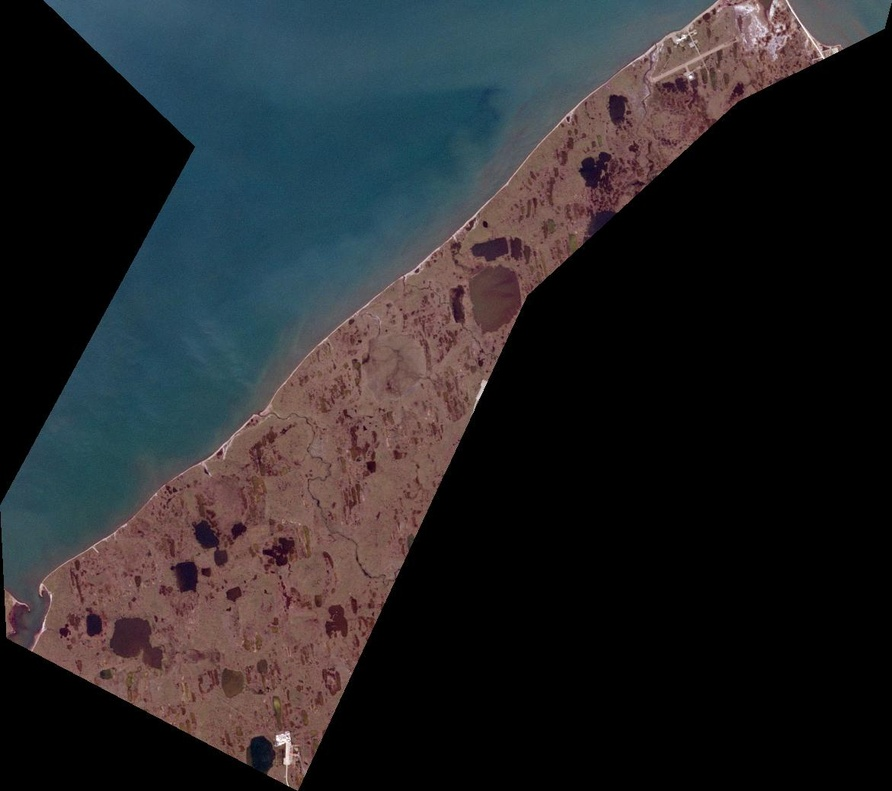
#> input picture good_images/output2.jpg, 892 x 791 px, shrunk from 1171 x 1039 before the run, found by its file name
$ jupyter execute 'Edge _process_overview.ipynb'
#> lines starting #> are read from the running program, lines starting #| are printed output that depends on the picture
# Edge Detection on Plant Imagery for North Alaskan Coast
This project is designed to create a method of detecting coastline
in a set of given satellite imagery from planet labs. Specifically
for the following code the coastlines that are being detected are
located in northern Alaska. With the goal for this project being
the accurate coastline detection of over 1000 km of northern Alaskan
coastline to measure coastal erosion.

To do this the following edge detection and threshold methods have
been used: Canny edge detection, Sobel Edge Detection,
Normalized Difference Water Index (NDWI), Holistically-Nested
Edge Detection, and ISODATA clustering. Each of these methods have
their strong and weak points when it comes to clustering. I will go
over a outline of how each method work, show the method results on
two sample images from the north Alaskan coast, and describe why
the method was either chosen for further use in the project or
dropped.

# Canny Edge Detection
Canny edge detection is a multi-stage process used to detect edge on
a wide array of images.

Step 1:
We first have to import opencv
then load in the image as grayscale

[cell 1]
import cv2
image = "/home/nelson/PycharmProjects/coastline_detection_with_LANDSAT/good_images/output2.jpg"
image = cv2.imread(image)
#> image is the input picture: shape (791, 892, 3); mean B, G, R 41.2, 38.6, 38.7
image = cv2.cvtColor(image, cv2.COLOR_BGR2GRAY)  # cv2.COLOR_BGR2GRAY one of opencv many color change options
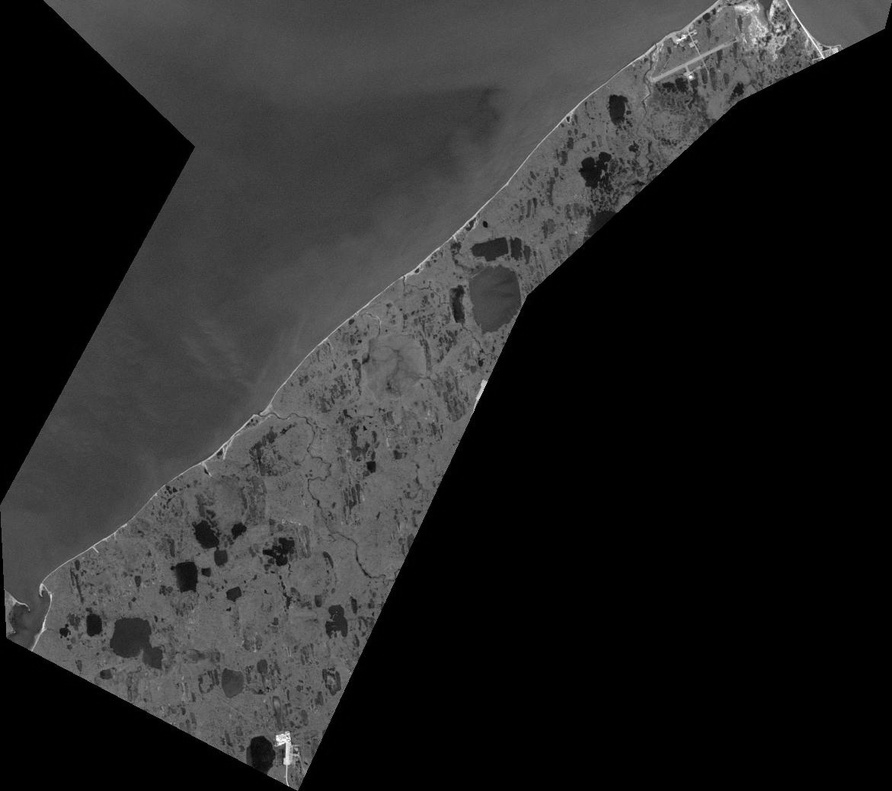
#> image: shape (791, 892); min 0, max 253, mean 38.9

Now we need to apply a blur to the image. I know that applying a blur
seems counter intuitive but it is useful for removing noise at the
edge locations of the image. For this example we will be using a
gaussian blur of size 5x5. This should remove most of the noise in
our image.

[cell 2]
blur = cv2.GaussianBlur(image, (5, 5), 0)

Now we can apply canny edge detection on the blurred image. Part of
canny edge detection is entering in the upper and lower bounds of
the pixels in the image. Any pixels with a value higher than the upper
bound is automatically considered an edge. While any pixels below the
lower bound threshold are considered to be non-edges and are to be
discarded. Values between the two thresholds are considered to be either
edges or none edges based on their connectivity to other pixels.
One method about thinking of this process is that edges are the
points where two gaussian/bell curves meet.

[cell 3]
canny = cv2.Canny(blur, 30, 150)  # these values are just random
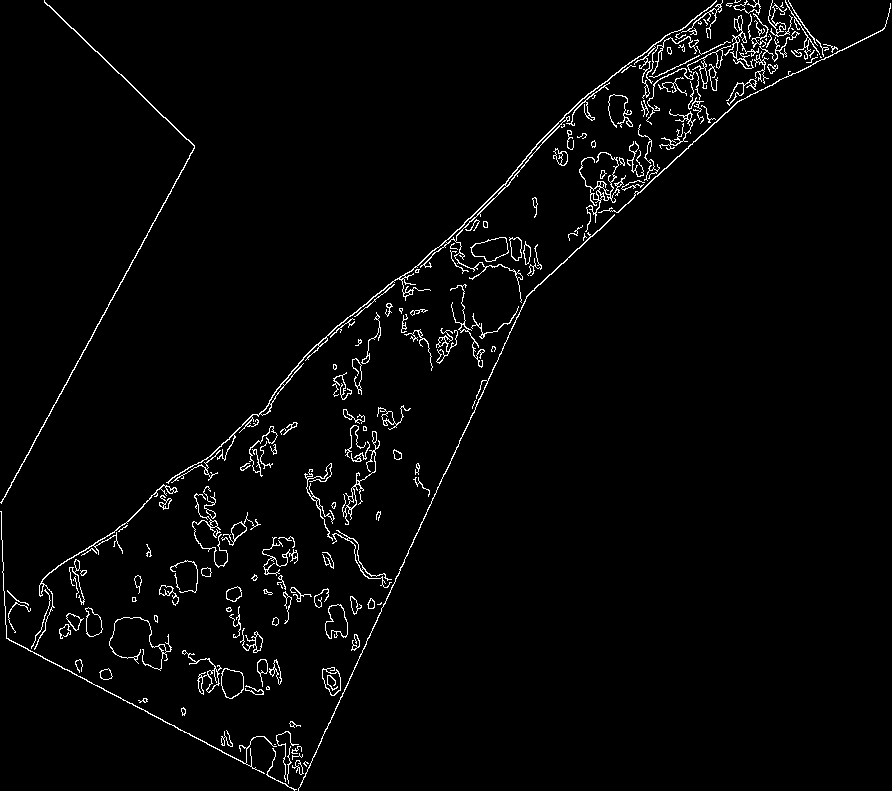
#> canny: shape (791, 892); 2.5% white in thin lines or dots
